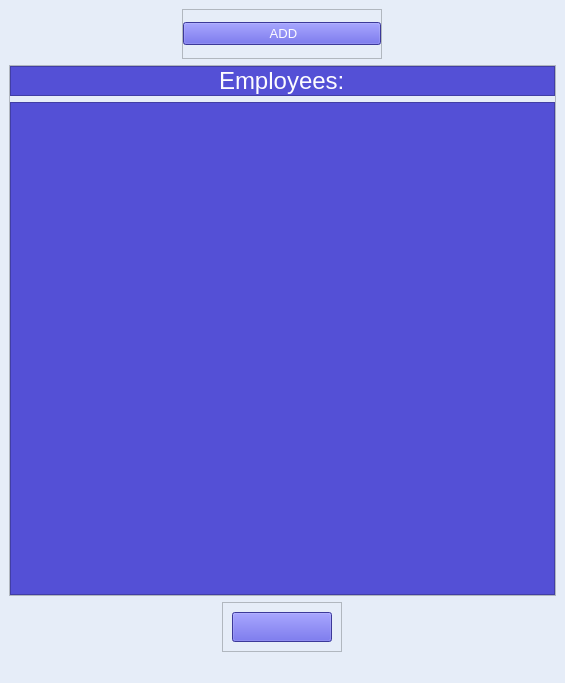
<?xml version="1.0" encoding="UTF-8"?>
<ui version="4.0">
 <class>MainWindow</class>
 <widget class="QMainWindow" name="MainWindow">
  <property name="geometry">
   <rect>
    <x>0</x>
    <y>0</y>
    <width>565</width>
    <height>683</height>
   </rect>
  </property>
  <property name="windowTitle">
   <string>Employee Management</string>
  </property>
  <property name="styleSheet">
   <string notr="true">background-color: rgb(230, 237, 248);</string>
  </property>
  <widget class="QWidget" name="centralwidget">
   <property name="sizePolicy">
    <sizepolicy hsizetype="Preferred" vsizetype="Preferred">
     <horstretch>0</horstretch>
     <verstretch>0</verstretch>
    </sizepolicy>
   </property>
   <layout class="QVBoxLayout" name="verticalLayout">
    <item alignment="Qt::AlignHCenter|Qt::AlignTop">
     <widget class="QFrame" name="header">
      <property name="minimumSize">
       <size>
        <width>200</width>
        <height>50</height>
       </size>
      </property>
      <property name="maximumSize">
       <size>
        <width>200</width>
        <height>50</height>
       </size>
      </property>
      <property name="frameShape">
       <enum>QFrame::StyledPanel</enum>
      </property>
      <property name="frameShadow">
       <enum>QFrame::Raised</enum>
      </property>
      <layout class="QHBoxLayout" name="horizontalLayout">
       <property name="spacing">
        <number>0</number>
       </property>
       <property name="leftMargin">
        <number>0</number>
       </property>
       <property name="topMargin">
        <number>0</number>
       </property>
       <property name="rightMargin">
        <number>0</number>
       </property>
       <property name="bottomMargin">
        <number>0</number>
       </property>
       <item>
        <widget class="QPushButton" name="add_btn">
         <property name="font">
          <font>
           <pointsize>10</pointsize>
           <italic>false</italic>
           <bold>false</bold>
           <underline>false</underline>
           <strikeout>false</strikeout>
          </font>
         </property>
         <property name="styleSheet">
          <string notr="true">background-color: rgb(84, 80, 214);
color: rgb(253, 252, 255);</string>
         </property>
         <property name="text">
          <string> ADD</string>
         </property>
         <property name="icon">
          <iconset>
           <normaloff>icons/user-plus.svg</normaloff>icons/user-plus.svg</iconset>
         </property>
         <property name="iconSize">
          <size>
           <width>18</width>
           <height>18</height>
          </size>
         </property>
        </widget>
       </item>
      </layout>
     </widget>
    </item>
    <item>
     <widget class="QFrame" name="frame_2">
      <property name="sizePolicy">
       <sizepolicy hsizetype="Preferred" vsizetype="Expanding">
        <horstretch>0</horstretch>
        <verstretch>0</verstretch>
       </sizepolicy>
      </property>
      <property name="frameShape">
       <enum>QFrame::StyledPanel</enum>
      </property>
      <property name="frameShadow">
       <enum>QFrame::Raised</enum>
      </property>
      <layout class="QVBoxLayout" name="verticalLayout_2">
       <property name="leftMargin">
        <number>0</number>
       </property>
       <property name="topMargin">
        <number>0</number>
       </property>
       <property name="rightMargin">
        <number>0</number>
       </property>
       <property name="bottomMargin">
        <number>0</number>
       </property>
       <item alignment="Qt::AlignTop">
        <widget class="QFrame" name="frame_3">
         <property name="styleSheet">
          <string notr="true">background-color: rgb(84, 80, 214);
color: rgb(253, 252, 255);</string>
         </property>
         <property name="frameShape">
          <enum>QFrame::StyledPanel</enum>
         </property>
         <property name="frameShadow">
          <enum>QFrame::Raised</enum>
         </property>
         <layout class="QVBoxLayout" name="verticalLayout_3">
          <property name="spacing">
           <number>0</number>
          </property>
          <property name="leftMargin">
           <number>0</number>
          </property>
          <property name="topMargin">
           <number>0</number>
          </property>
          <property name="rightMargin">
           <number>0</number>
          </property>
          <property name="bottomMargin">
           <number>0</number>
          </property>
          <item alignment="Qt::AlignHCenter|Qt::AlignTop">
           <widget class="QLabel" name="employee_label">
            <property name="font">
             <font>
              <pointsize>18</pointsize>
             </font>
            </property>
            <property name="styleSheet">
             <string notr="true"/>
            </property>
            <property name="text">
             <string>Employees:</string>
            </property>
           </widget>
          </item>
         </layout>
        </widget>
       </item>
       <item>
        <widget class="QFrame" name="frame">
         <property name="sizePolicy">
          <sizepolicy hsizetype="Preferred" vsizetype="Expanding">
           <horstretch>0</horstretch>
           <verstretch>0</verstretch>
          </sizepolicy>
         </property>
         <property name="styleSheet">
          <string notr="true">background-color: rgb(84, 80, 214);
color: rgb(253, 252, 255);</string>
         </property>
         <property name="frameShape">
          <enum>QFrame::StyledPanel</enum>
         </property>
         <property name="frameShadow">
          <enum>QFrame::Raised</enum>
         </property>
         <layout class="QVBoxLayout" name="verticalLayout_4">
          <item>
           <layout class="QGridLayout" name="employee_layout">
            <property name="spacing">
             <number>0</number>
            </property>
           </layout>
          </item>
         </layout>
        </widget>
       </item>
      </layout>
     </widget>
    </item>
    <item alignment="Qt::AlignHCenter|Qt::AlignVCenter">
     <widget class="QFrame" name="frame_4">
      <property name="frameShape">
       <enum>QFrame::StyledPanel</enum>
      </property>
      <property name="frameShadow">
       <enum>QFrame::Raised</enum>
      </property>
      <layout class="QVBoxLayout" name="verticalLayout_5">
       <item alignment="Qt::AlignLeft">
        <widget class="QPushButton" name="setting_btn">
         <property name="minimumSize">
          <size>
           <width>100</width>
           <height>30</height>
          </size>
         </property>
         <property name="maximumSize">
          <size>
           <width>100</width>
           <height>30</height>
          </size>
         </property>
         <property name="styleSheet">
          <string notr="true">background-color: rgb(84, 80, 214);
color: rgb(253, 252, 255);</string>
         </property>
         <property name="text">
          <string/>
         </property>
         <property name="icon">
          <iconset>
           <normaloff>icons/settings.svg</normaloff>icons/settings.svg</iconset>
         </property>
         <property name="iconSize">
          <size>
           <width>18</width>
           <height>18</height>
          </size>
         </property>
        </widget>
       </item>
      </layout>
     </widget>
    </item>
   </layout>
  </widget>
  <widget class="QMenuBar" name="menubar">
   <property name="geometry">
    <rect>
     <x>0</x>
     <y>0</y>
     <width>565</width>
     <height>22</height>
    </rect>
   </property>
  </widget>
  <widget class="QStatusBar" name="statusbar"/>
 </widget>
 <resources/>
 <connections/>
</ui>
